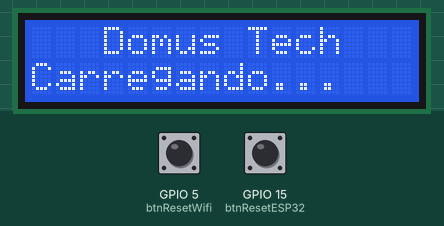
Simulated run of this sketch. Board: ESP32. Parts: 16×2 character LCD. Inputs (shaded band) come from the test bench; at power-on: GPIO 5 (btnResetWifi) HIGH, GPIO 15 (btnResetESP32) HIGH. WiFi joins after 1.5 s; servers stay silent unless stated; what the sketch prints to the serial monitor is not drawn. At 7.9 s the program restarts the board; the recording ends there.

Above: at 0.1 s.
At 4.8 s:
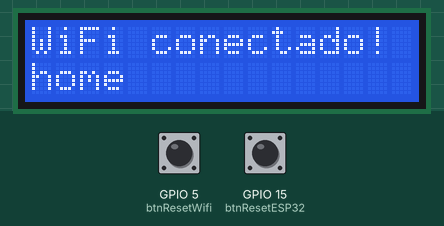
4.9 s: GPIO 5 (btnResetWifi) pulled LOW for 0.15 s
At 5.5 s:
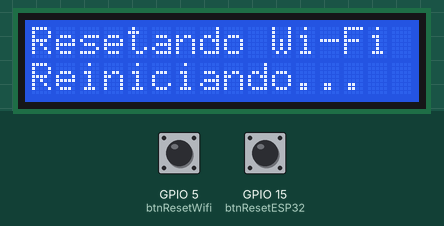
Timing chart, 0 to 7.9 s (numbered marks = the images above; inputs shaded):
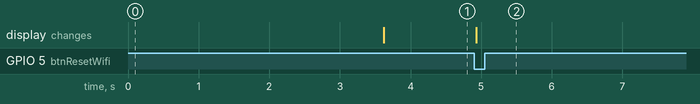

Measured:
- after the input at 4.9 s, the display: changes at once (image 2)

The sketch:

WifiManagerSemFeedback.ino
```cpp
#include <WiFiManager.h> // Biblioteca do WiFiManager
#include <LiquidCrystal_I2C.h> // Biblioteca do LCD

LiquidCrystal_I2C lcd(0x27, 16, 2); // Configura o LCD 16x2

const int btnResetWifi = 5; // Pino do botão (GPIO 5)
const int btnResetESP32 = 15; // Pino do botão (GPIO 15)
WiFiManager wm; // Instância do WiFiManager

void setup() {
    Serial.begin(115200);

    // Configura os pinos dos botões como entrada com pull-up interno
    pinMode(btnResetWifi, INPUT_PULLUP);
    pinMode(btnResetESP32, INPUT_PULLUP);

    lcd.init(); // Inicializa o LCD
    lcd.backlight(); // Liga a luz de fundo do LCD
    lcd.setCursor(0, 0);
    lcd.print("   Domus Tech   ");
    lcd.setCursor(0, 1);
    lcd.print("Carregando...");
    delay(2000);

    bool res = wm.autoConnect("Domus_Tech", "123123123");

    if(!res) {
        Serial.println("Nenhuma rede Wi-Fi salva ou falha ao conectar.");
        lcd.clear();
        lcd.setCursor(0, 0);
        lcd.print("  Nenhuma rede  ");
        lcd.setCursor(0, 1);
        lcd.print("  Wi-Fi salva  ");
    } else {
        Serial.println("Conectado ao Wi-Fi salvo!");
        lcd.clear();
        lcd.setCursor(0, 0);
        lcd.print("WiFi conectado!");
        lcd.setCursor(0, 1);
        lcd.print(WiFi.SSID());
    }
}

void loop() {
    // Verifica continuamente se o botão foi pressionado para resetar o Wi-Fi
    if (digitalRead(btnResetWifi) == LOW) {
        Serial.println("Botão pressionado. Resetando configurações de Wi-Fi...");
        lcd.clear();
        lcd.setCursor(0, 0);
        lcd.print("Resetando Wi-Fi");
        lcd.setCursor(0, 1);
        lcd.print("Reiniciando...");
        wm.resetSettings(); // Reseta as configurações de Wi-Fi salvas
        delay(3000);
        ESP.restart(); // Reinicia o ESP32 para aplicar as mudanças
    }

    // Reinicia a ESP32
    if (digitalRead(btnResetESP32) == LOW) {
        Serial.println("Botão pressionado. Reiniciando...");
        lcd.clear();
        lcd.setCursor(0, 0);
        lcd.print("Reiniciando...");
        delay(5000);
        ESP.restart(); // Reinicia o ESP32
    }
}
```
